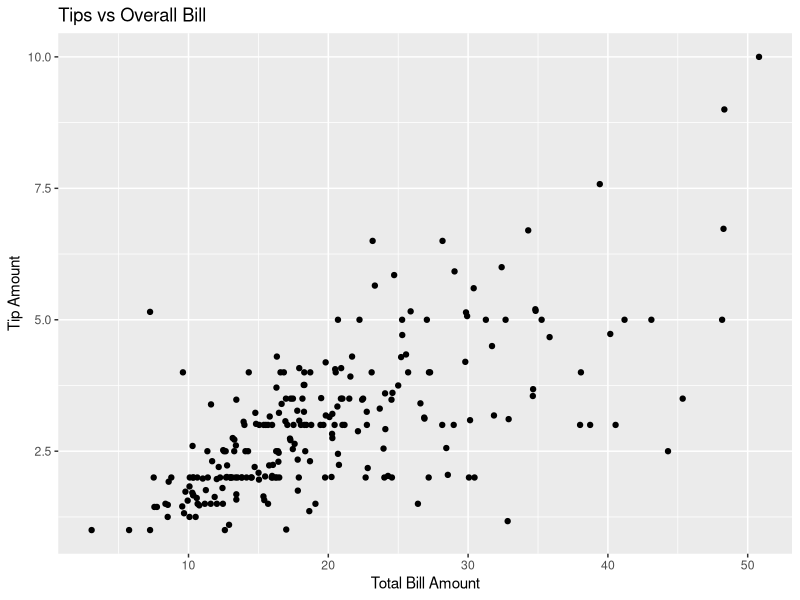
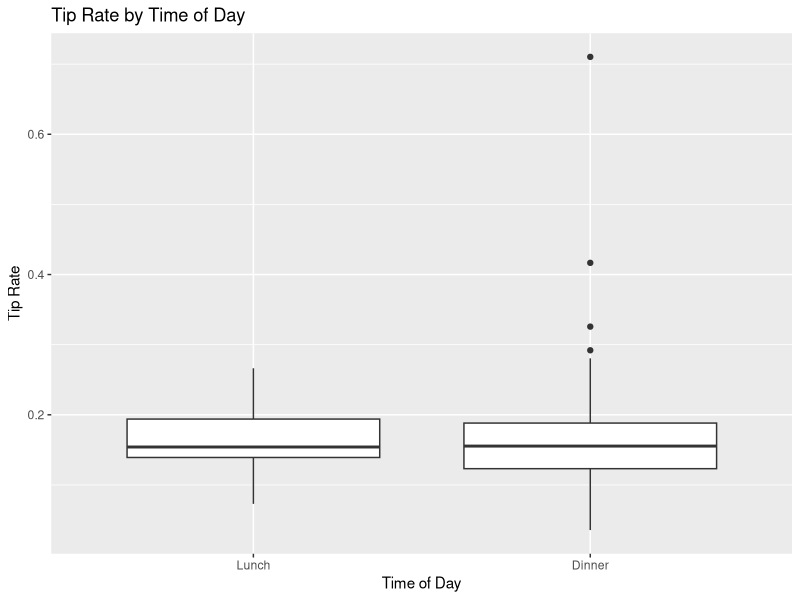
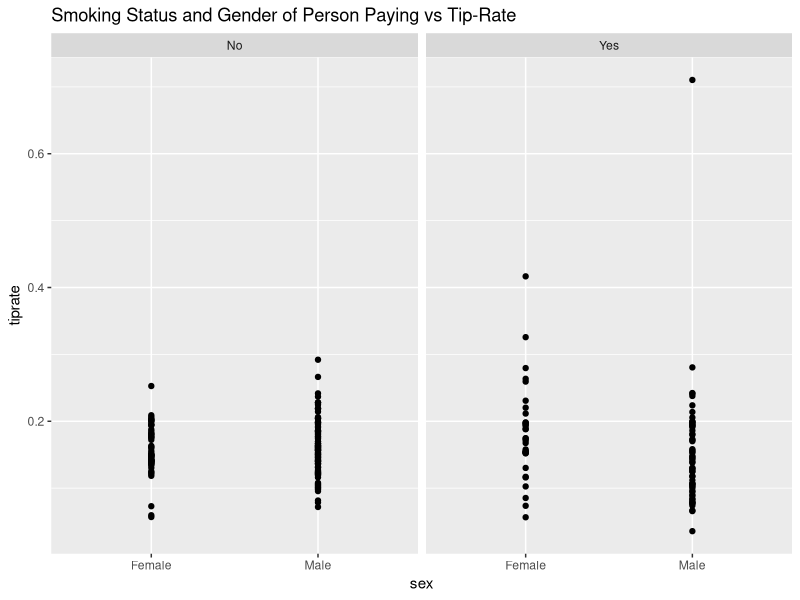
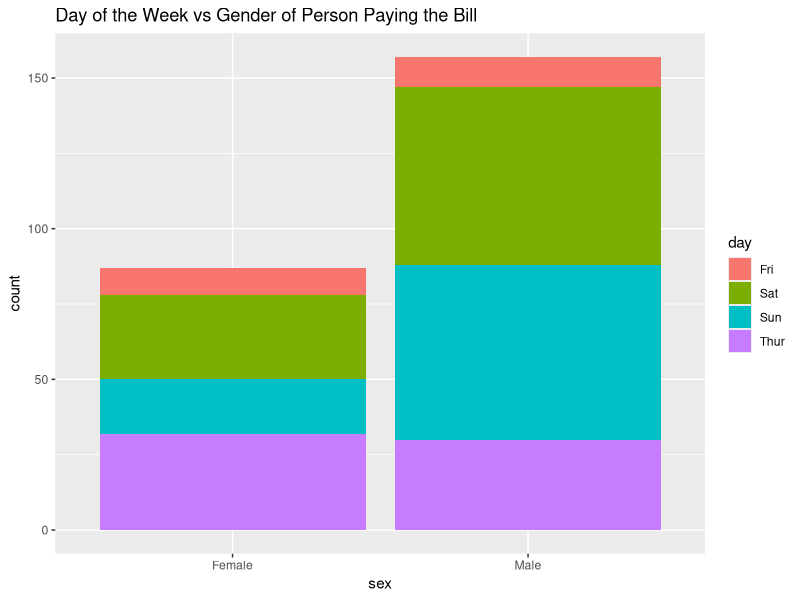

The R source for these figures, in order:
## ---- chunk 1
knitr::opts_chunk$set(echo = TRUE)
## ---- chunk 2
data(tips, package="reshape2")
## ---- chunk 3
numParty <- nrow(tips)
numParty
## ---- chunk 4
str(tips)
## ---- chunk 5
days <- (tips$day)
a <-factor(days, levels(days) [c(4,1:3)])
day <- sort(a, decreasing = FALSE)
day


## ---- chunk 6
female5 <- tips[tips$size >= 5 & tips$sex== 'Female',]
female5
## ---- chunk 7
library(ggplot2)
ggplot(tips, aes(x=total_bill, y=tip))  + geom_point() + xlab('Total Bill Amount')+ ylab('Tip Amount') + ggtitle('Tips vs Overall Bill')

## ---- chunk 8
tips$tiprate <- tips$tip / tips$total_bill
mean(tips$tiprate)
## ---- chunk 9
library(ggplot2)

lvl <- levels(tips$time)
time1 <- factor(tips$time, levels=rev(lvl))

ggplot(tips, aes(x=time1, y=tiprate))  + geom_boxplot() + xlab('Time of Day')+ ylab('Tip Rate') + ggtitle('Tip Rate by Time of Day')
## ---- chunk 10
library(ggplot2)
ggplot(tips, aes(x=sex, y=tiprate)) + geom_point() + facet_wrap(~smoker) + ggtitle('Smoking Status and Gender of Person Paying vs Tip-Rate')
## ---- chunk 11
library(ggplot2)
ggplot(tips, aes(x=sex, fill=day))+ geom_bar() + ggtitle('Day of the Week vs Gender of Person Paying the Bill')
